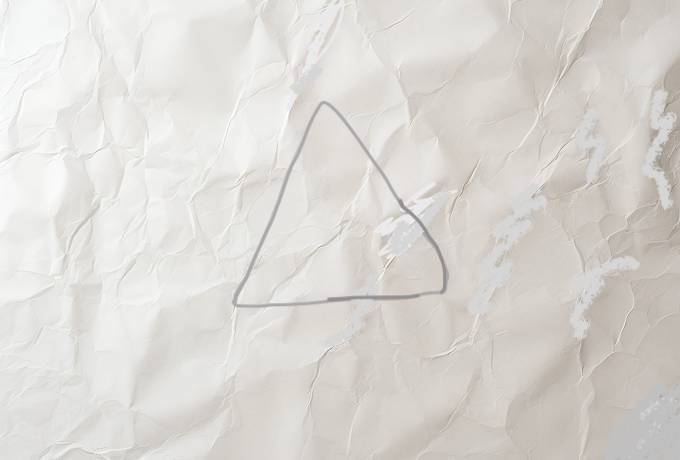
#> input picture proiect/paper4.jpeg, 680 x 460 px
$ python sobel1.py   (older library calls are emulated)
#> lines starting #> are read from the running program, lines starting #| are printed output that depends on the picture
import cv2
import numpy as np
import matplotlib.pyplot as plt
import time

def load_image(path):
    #Load image from a file
#> called with path = 'paper4.jpeg'
    return cv2.imread(path)
#> returned value is the input picture: shape (460, 680, 3); mean B, G, R 212.2, 216.6, 219.6


def convert_to_grayscale(image):
    #Convert an image to grayscale
    return cv2.cvtColor(image, cv2.COLOR_BGR2GRAY)
#> returned value: shape (460, 680)


def apply_sobel_operator(image, threshold):
    #Apply Sobel operator to calculate gradients and magnitude
#> called with threshold = 150
    grad_x = cv2.Sobel(image, cv2.CV_64F, 1, 0, ksize=3)
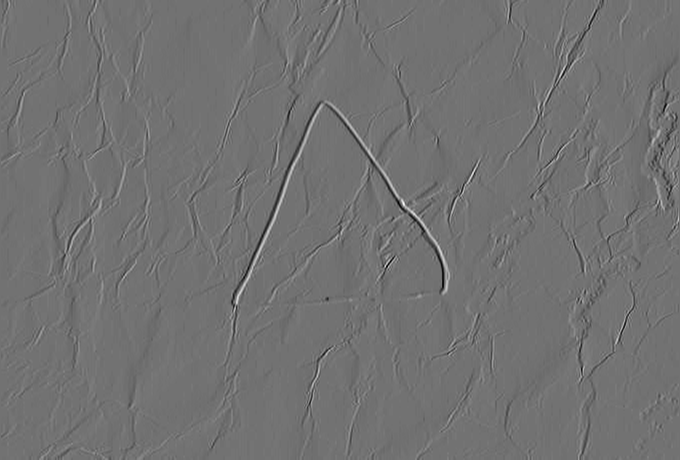
#> grad_x: shape (460, 680) float64; min -278, max 341, mean -0.6; drawn with min black and max white
    grad_y = cv2.Sobel(image, cv2.CV_64F, 0, 1, ksize=3)
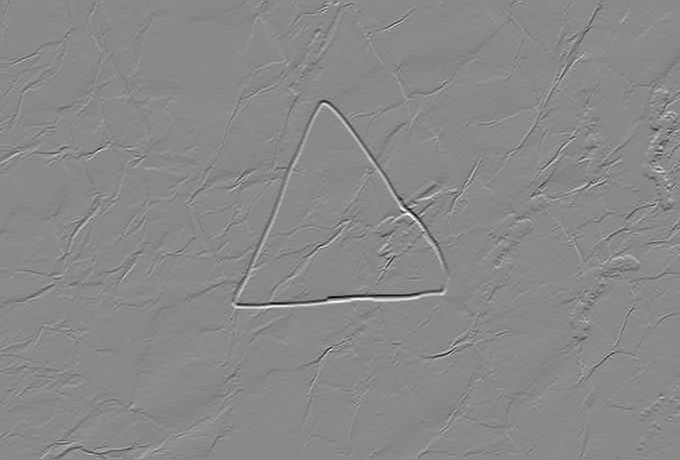
#> grad_y: shape (460, 680) float64; min -303, max 259, mean -0.3; drawn with min black and max white
    grad_magnitude = np.sqrt(grad_x ** 2 + grad_y ** 2)
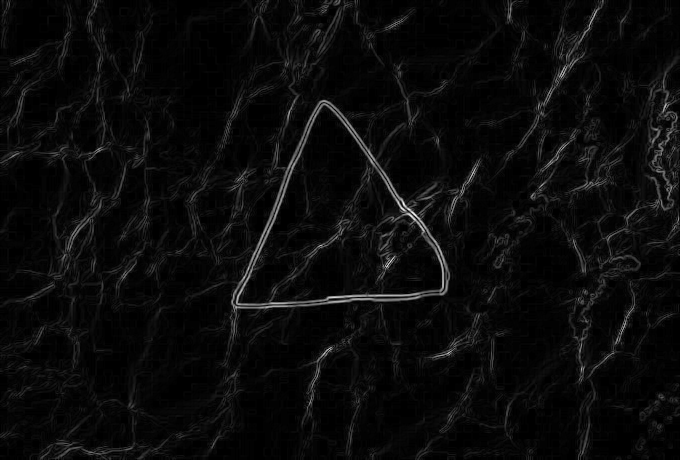
#> grad_magnitude: shape (460, 680) float64; min 0, max 356.8, mean 15.3; drawn with min black and max white
    grad_magnitude = grad_magnitude > threshold
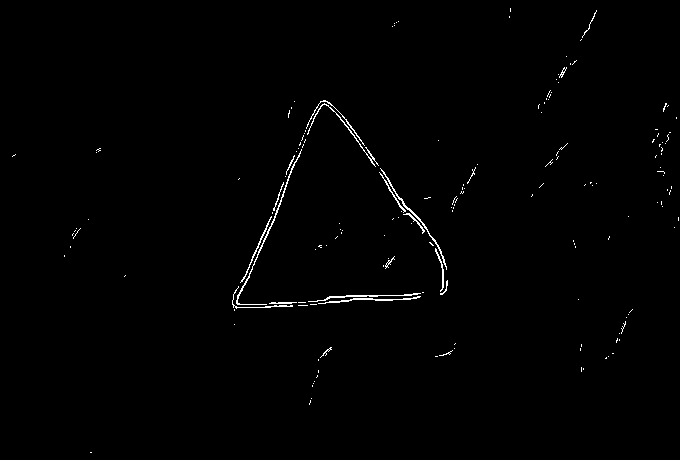
#> grad_magnitude: shape (460, 680) bool; 0.76% white in thin lines or dots
    return grad_x, grad_y, grad_magnitude


def normalize_image(image):
    #Normalize image to the range 0-255
    return np.uint8(255 * np.abs(image) / np.max(image))
#> in normalize_image (call 2), `return np.uint8(255 * np.abs(image) / np.max(image))`:
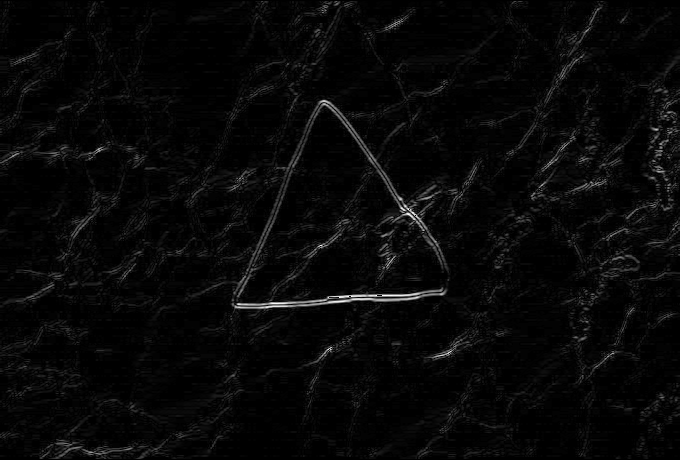
#> returned value: shape (460, 680); min 0, max 255, mean 7.9
#> in normalize_image (call 3), `return np.uint8(255 * np.abs(image) / np.max(image))`: returned value: shape (460, 680); 0.76% white in thin lines or dots


def plot_images(images, titles):
    num_images = len(images)
#> num_images = 4
    plt.figure(figsize=(15, 10))
    for i in range(num_images):
        plt.subplot(2, 2, i + 1)
        cmap = 'gray' if len(images[i].shape) == 2 else None
        plt.imshow(images[i], cmap=cmap)
        plt.title(titles[i])
        plt.axis('off')
    plt.show()
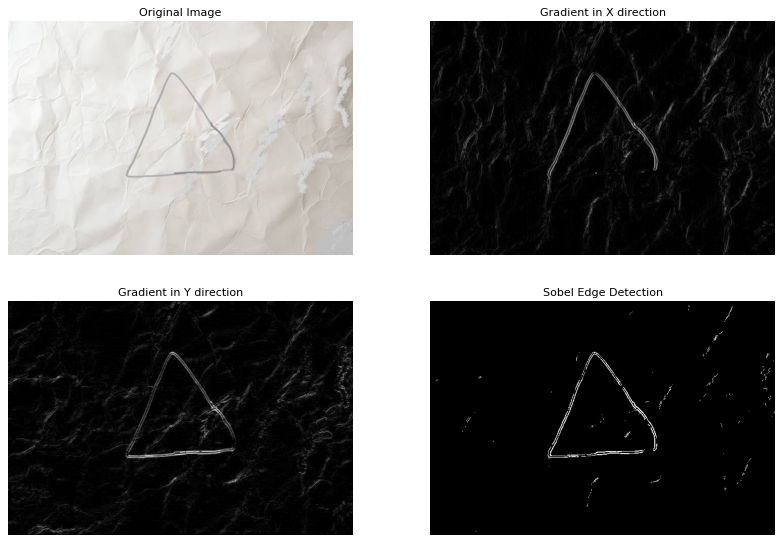
#> figure drawn by matplotlib, 4 panels


if __name__ == "__main__":
    image_path = 'paper4.jpeg'
    image = load_image(image_path)
    threshold = 150
    start_time = time.time()

    # Process the image
    gray_image = convert_to_grayscale(image)
    grad_x, grad_y, grad_magnitude = apply_sobel_operator(gray_image, threshold)

    # Normalize results
    grad_x_norm = normalize_image(grad_x)
    grad_y_norm = normalize_image(grad_y)
    grad_magnitude_norm = normalize_image(grad_magnitude)
    end_time = time.time()
    print(f"Edge detection completed in {end_time - start_time:.6f} seconds")
    images = [
        cv2.cvtColor(image, cv2.COLOR_BGR2RGB),
        grad_x_norm,
        grad_y_norm,
        grad_magnitude_norm
    ]
    titles = [
        "Original Image",
        "Gradient in X direction",
        "Gradient in Y direction",
        "Sobel Edge Detection"
    ]

    plot_images(images, titles)
    plt.figure(figsize=(15, 10))
    for i in range(len(images)):
        plt.subplot(2, 2, i + 1)
        cmap = 'gray' if len(images[i].shape) == 2 else None
        plt.imshow(images[i], cmap=cmap)
        plt.title(titles[i])
        plt.axis('off')
#> this loop made 4 passes
    plt.savefig("triunghiSobel.jpeg", bbox_inches='tight')
